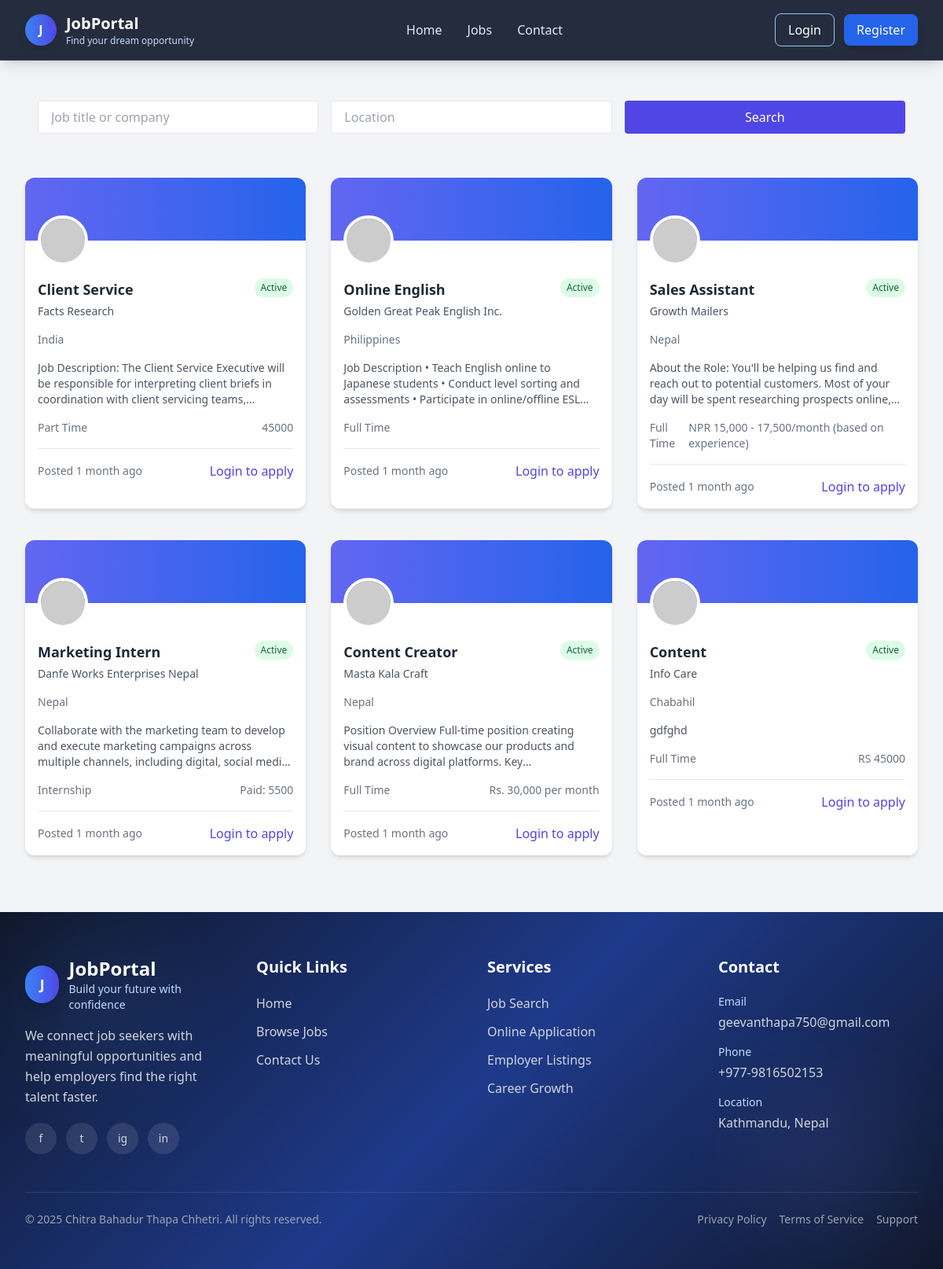
Screenshot of /jobs/ with the database file from the repository.
### jobs/models.py (models this page shows, shortened)
class Job(models.Model):
    JOB_TYPE_CHOICES = (
        ('FT', 'Full Time'),
        ('PT', 'Part Time'),
        ('IN', 'Internship'),
        ('CT', 'Contract'),
    )
    title = models.CharField(max_length=200)
    company_name = models.CharField(max_length=200)
    location = models.CharField(max_length=200)
    job_type = models.CharField(max_length=2, choices=JOB_TYPE_CHOICES)
    salary = models.CharField(max_length=100, blank=True, null=True)
    description = models.TextField()
    requirements = models.TextField()
    posted_by = models.ForeignKey(User, on_delete=models.CASCADE)
    posted_at = models.DateTimeField(auto_now_add=True)
    is_active = models.BooleanField(default=True)
    featured = models.BooleanField(default=False)

### jobs/views.py (the view)
# urls.py: path('jobs/', views.job_list, name='job_list'),
def job_list(request):
    query = request.GET.get('q', '')
    location = request.GET.get('location', '')
    jobs = Job.objects.filter(is_active=True)
    if query:
        jobs = jobs.filter(
            Q(title__icontains=query) |
            Q(company_name__icontains=query)
        )
    if location:
        jobs = jobs.filter(location__icontains=location)
    applied_jobs = []
    if request.user.is_authenticated:
        applied_jobs = JobApplication.objects.filter(
            user=request.user
        ).values_list('job_id', flat=True)
    return render(request, 'jobs/job_list.html', {
        'jobs': jobs,
        'query': query,
        'location': location,
        'applied_jobs': applied_jobs
    })

### jobs/context_processors.py (called while the page is built)
def user_profile(request):
    if request.user.is_authenticated:
        profile, _ = Profile.objects.get_or_create(user=request.user)
        return {'profile': profile}
    return {}

### jobs/templates/jobs/job_list.html (shortened to what this page needs)
{% extends 'jobs/base.html' %}
{% block content %}
<div class="max-w-7xl mx-auto mt-12 mb-12 px-4">
    <form method="get" class="mb-6 grid grid-cols-1 md:grid-cols-3 gap-4">
        <input
            type="text"
            name="q"
            placeholder="Job title or company"
            value="{{ query }}"
            class="px-4 py-2 border rounded"
        >
        <input
            type="text"
            name="location"
            placeholder="Location"
            value="{{ location }}"
            class="px-4 py-2 border rounded"
        >
        <button
            type="submit"
            class="bg-indigo-600 text-white px-4 py-2 rounded hover:bg-indigo-700">
            Search
        </button>
    </form>
</div>
<div class="grid md:grid-cols-2 lg:grid-cols-3 gap-8">
    {% for job in jobs %}
    <div class="job-card bg-white dark:bg-gray-800 rounded-xl shadow-md overflow-hidden hover:shadow-lg transition-shadow duration-300 mt-2">
        <div class="relative h-20 bg-gradient-to-r from-indigo-500 to-blue-600">
            <img
                class="absolute -bottom-8 left-4 w-16 h-16 rounded-full border-4 border-white dark:border-gray-800 object-cover"
                src="https://ui-avatars.com/api/?name={{ job.company_name }}&background=0D8ABC&color=fff"
                alt="{{ job.company_name }}"
            >
        </div>
        <div class="pt-12 px-4 pb-4">
            <div class="flex justify-between items-start">
                <div>
                    <h3 class="font-bold text-lg dark:text-white">{{ job.title }}</h3>
                    <p class="text-sm font-medium text-gray-600 dark:text-gray-300 mt-1">
                        {{ job.company_name }}
                    </p>
                </div>
                {% if job.is_active %}
                <span class="text-xs bg-green-100 text-green-800 px-2 py-1 rounded-full">
                    Active
                </span>
                {% endif %}
            </div>
            <div class="mt-4 flex items-center text-sm text-gray-500 dark:text-gray-400">
                <span>{{ job.location }}</span>
            </div>
            <p class="mt-4 text-sm text-gray-600 dark:text-gray-300 line-clamp-3">
                {{ job.description }}
            </p>
            <div class="mt-4 flex items-center justify-between">
                <span class="text-sm text-gray-500 dark:text-gray-400">
                    {{ job.get_job_type_display }}
                </span>
                {% if job.salary %}
                <span class="text-sm text-gray-500 dark:text-gray-400">
                    {{ job.salary }}
                </span>
                {% endif %}
            </div>
            <div class="mt-4 pt-4 border-t border-gray-200 dark:border-gray-700 flex items-center justify-between">
                <span class="text-sm text-gray-500 dark:text-gray-400">
                    Posted {{ job.posted_at|timesince }} ago
                </span>
                {% if not user.is_authenticated %}
                    <a href="{% url 'login' %}" class="text-indigo-600 font-medium">
                        Login to apply
                    </a>
                {% elif job.id in applied_jobs %}
                    <span class="text-green-600 font-semibold">
                        Applied
                    </span>
                {% elif user.is_staff or user.is_superuser %}
        <a href="{% url 'edit_job' job.id %}"
           class="bg-blue-600 hover:bg-blue-700 text-white px-3 py-1 rounded">
            Edit
        </a>
                {% else %}
                    <a href="{% url 'apply_job' job.id %}"
                       class="px-4 py-2 bg-indigo-600 text-white rounded hover:bg-indigo-700">
                        Apply
                    </a>
                {% endif %}
            </div>
        </div>
    </div>
    {% endfor %}
</div>
{% endblock %}

### jobs/templates/jobs/base.html (shortened to what this page needs)
<!doctype html>
<html lang="en">
  <head>
    <script src="https://cdn.tailwindcss.com"></script>
  </head>
  <body class="bg-gray-100 text-gray-800">
    <nav
      x-data="{ isOpen: false, profileOpen: false }"
      class="fixed top-0 left-0 w-full z-50 border-b border-blue-400/20 nav-glass shadow-lg"
    >
      <div class="max-w-7xl mx-auto px-4 sm:px-6 lg:px-8">
        <div class="flex items-center justify-between py-4">
          <a href="{% url 'home' %}" class="flex items-center gap-3">
            <div class="w-10 h-10 rounded-full bg-gradient-to-r from-blue-500 to-indigo-600 flex items-center justify-center text-white font-bold shadow-lg">
              J
            </div>
            <div>
              <h1 class="text-lg sm:text-xl font-bold text-white leading-tight">JobPortal</h1>
              <p class="text-xs text-blue-200 hidden sm:block">Find your dream opportunity</p>
            </div>
          </a>
          <div class="hidden md:flex items-center space-x-8">
            <a href="{% url 'home' %}" class="text-blue-100 hover:text-white font-medium transition">Home</a>
            <a href="{% url 'job_list' %}" class="text-blue-100 hover:text-white font-medium transition">Jobs</a>
            <a href="{% url 'contact' %}" class="text-blue-100 hover:text-white font-medium transition">Contact</a>
          </div>
          <div class="flex items-center gap-3 sm:gap-4">
            {% if user.is_authenticated %}
            <div class="relative">
              <button
                @click="profileOpen = !profileOpen"
                class="flex items-center gap-2 sm:gap-3 focus:outline-none bg-white/10 hover:bg-white/20 px-2 sm:px-3 py-2 rounded-full transition"
              >
                <img
                  src="{% if profile and profile.photo %}{{ profile.photo.url }}{% else %}https://ui-avatars.com/api/?name={{ user.get_full_name|default:user.username }}{% endif %}"
                  class="w-9 h-9 rounded-full object-cover border-2 border-white/60"
                  alt="Profile"
                />
                <span class="hidden sm:inline text-white font-medium max-w-[120px] truncate">
                  {{ user.first_name|default:user.username }}
                </span>
                <svg class="w-4 h-4 text-white hidden sm:block" fill="none" stroke="currentColor" viewBox="0 0 24 24">
                  <path stroke-linecap="round" stroke-linejoin="round" stroke-width="2" d="M19 9l-7 7-7-7"></path>
                </svg>
              </button>
              <div
                x-show="profileOpen"
                x-cloak
                @click.away="profileOpen = false"
                x-transition
                class="absolute right-0 mt-3 w-56 bg-white rounded-2xl shadow-2xl border border-gray-100 overflow-hidden"
              >
                <div class="px-4 py-3 border-b bg-gray-50">
                  <p class="font-semibold text-gray-800 truncate">{{ user.get_full_name|default:user.username }}</p>
                  <p class="text-sm text-gray-500 truncate">{{ user.email }}</p>
                </div>
                {% if user.is_staff %}
                <a
                  href="{% url 'admin_dashboard' %}"
                  class="block px-4 py-3 text-gray-700 hover:bg-blue-50 hover:text-blue-700 transition"
                >
                  Admin Dashboard
                </a>
                {% else %}
                <a
                  href="{% url 'profile' %}"
                  class="block px-4 py-3 text-gray-700 hover:bg-blue-50 hover:text-blue-700 transition"
                >
                  Profile
                </a>
                <a
                  href="{% url 'edit_profile' %}"
                  class="block px-4 py-3 text-gray-700 hover:bg-blue-50 hover:text-blue-700 transition"
                >
                  Edit Profile
                </a>
                <a
                  href="{% url 'my_jobs' %}"
                  class="block px-4 py-3 text-gray-700 hover:bg-blue-50 hover:text-blue-700 transition"
                >
                  My Applications
                </a>
                {% endif %}
                <a
                  href="{% url 'logout' %}"
                  class="block px-4 py-3 text-red-600 hover:bg-red-50 transition"
                >
                  Logout
                </a>
              </div>
            </div>
            {% else %}
            <div class="hidden sm:flex items-center gap-3">
              <a
                href="{% url 'login' %}"
                class="px-4 py-2 rounded-lg border border-blue-300 text-white hover:bg-white hover:text-blue-800 transition font-medium"
              >
                Login
              </a>
              <a
                href="{% url 'register' %}"
                class="px-4 py-2 rounded-lg bg-blue-600 text-white hover:bg-blue-700 transition font-medium shadow-lg"
              >
                Register
              </a>
            </div>
            {% endif %}
          </div>
        </div>
      </div>
    </nav>
    <main class="max-w-7xl mx-auto mt-28 sm:mt-32 px-4 sm:px-6 lg:px-8 min-h-[60vh]">
      {% block content %}{% endblock %}
    </main>
    <footer class="footer-gradient text-gray-300 mt-16 relative overflow-hidden">
      <div class="absolute inset-0 opacity-10">
        <div class="absolute top-10 left-10 w-40 h-40 bg-blue-400 rounded-full blur-3xl"></div>
        <div class="absolute bottom-10 right-10 w-52 h-52 bg-indigo-400 rounded-full blur-3xl"></div>
      </div>
      <div class="relative max-w-7xl mx-auto px-4 sm:px-6 lg:px-8 py-14">
        <div class="grid grid-cols-1 sm:grid-cols-2 lg:grid-cols-4 gap-10">
          <div class="sm:col-span-2 lg:col-span-1">
            <div class="flex items-center gap-3 mb-4">
              <div class="w-12 h-12 rounded-full bg-gradient-to-r from-blue-500 to-indigo-600 flex items-center justify-center text-white font-bold text-lg shadow-lg">
                J
              </div>
              <div>
                <h2 class="text-2xl font-bold text-white">JobPortal</h2>
                <p class="text-sm text-blue-200">Build your future with confidence</p>
              </div>
            </div>
            <p class="text-gray-300 leading-relaxed mb-5">
              We connect job seekers with meaningful opportunities and help employers find the right talent faster.
            </p>
            <div class="flex items-center gap-3">
              <a href="#" class="social-icon w-10 h-10 rounded-full bg-white/10 hover:bg-blue-600 flex items-center justify-center">
                <span class="text-sm">f</span>
              </a>
              <a href="#" class="social-icon w-10 h-10 rounded-full bg-white/10 hover:bg-sky-500 flex items-center justify-center">
                <span class="text-sm">t</span>
              </a>
              <a href="#" class="social-icon w-10 h-10 rounded-full bg-white/10 hover:bg-pink-600 flex items-center justify-center">
                <span class="text-sm">ig</span>
              </a>
              <a href="#" class="social-icon w-10 h-10 rounded-full bg-white/10 hover:bg-blue-700 flex items-center justify-center">
                <span class="text-sm">in</span>
              </a>
            </div>
          </div>
          <div>
            <h3 class="text-xl font-semibold text-white mb-5">Quick Links</h3>
            <ul class="space-y-3">
              <li><a href="{% url 'home' %}" class="footer-link text-gray-300 hover:text-white inline-block">Home</a></li>
              <li><a href="{% url 'job_list' %}" class="footer-link text-gray-300 hover:text-white inline-block">Browse Jobs</a></li>
              <li><a href="{% url 'contact' %}" class="footer-link text-gray-300 hover:text-white inline-block">Contact Us</a></li>
            </ul>
          </div>
          <div>
            <h3 class="text-xl font-semibold text-white mb-5">Services</h3>
            <ul class="space-y-3">
              <li class="text-gray-300">Job Search</li>
              <li class="text-gray-300">Online Application</li>
              <li class="text-gray-300">Employer Listings</li>
              <li class="text-gray-300">Career Growth</li>
            </ul>
          </div>
          <div>
            <h3 class="text-xl font-semibold text-white mb-5">Contact</h3>
            <div class="space-y-4">
              <div>
                <p class="text-sm text-blue-200 mb-1">Email</p>
                <p class="text-gray-300 break-all">geevanthapa750@gmail.com</p>
              </div>
              <div>
                <p class="text-sm text-blue-200 mb-1">Phone</p>
                <p class="text-gray-300">+977-9816502153</p>
              </div>
              <div>
                <p class="text-sm text-blue-200 mb-1">Location</p>
                <p class="text-gray-300">Kathmandu, Nepal</p>
              </div>
            </div>
          </div>
        </div>
        <div class="border-t border-white/10 mt-12 pt-6 flex flex-col md:flex-row items-center justify-between gap-4 text-sm text-gray-400">
          <p class="text-center md:text-left">
            &copy; 2025 Chitra Bahadur Thapa Chhetri. All rights reserved.
          </p>
          <div class="flex flex-wrap justify-center gap-4">
            <a href="#" class="hover:text-white transition">Privacy Policy</a>
            <a href="#" class="hover:text-white transition">Terms of Service</a>
            <a href="#" class="hover:text-white transition">Support</a>
          </div>
        </div>
      </div>
    </footer>
  </body>
</html>

### jobs/templates/jobs/base.html (style rules this page uses)
html { scroll-behavior: smooth; }
body { min-height: 100vh; }
.footer-gradient { background: linear-gradient(135deg, #0f172a 0%, #1e3a8a 50%, #0f172a 100%); }
.nav-glass { background: rgba(15, 23, 42, 0.9); backdrop-filter: blur(14px); }
.footer-link { transition: all 0.3s ease; }
.social-icon { transition: all 0.3s ease; }

### rows the page displays
Job: title "Client Service", company_name "Facts Research", is_active "Active", location "India", description "Job Description: The Client Service Executive will be responsible for interpreting client briefs in coordination with client servicing…", job_type "Part Time", salary "45000", posted_at "1 month"
Job: title "Online English", company_name "Golden Great Peak English Inc.", is_active "Active", location "Philippines", description "Job Description • Teach English online to Japanese students • Conduct level sorting and assessments • Participate in online/offline…", job_type "Full Time", posted_at "1 month"
Job: title "Sales Assistant", company_name "Growth Mailers", is_active "Active", location "Nepal", description "About the Role: You'll be helping us find and reach out to potential customers. Most of your day will be spent researching prospects…", job_type "Full Time", salary "NPR 15,000 - 17,500/month (based on experience)", posted_at "1 month"
Job: title "Marketing Intern", company_name "Danfe Works Enterprises Nepal", is_active "Active", location "Nepal", description "Collaborate with the marketing team to develop and execute marketing campaigns across multiple channels, including digital, social…", job_type "Internship", salary "Paid: 5500", posted_at "1 month"
Job: title "Content Creator", company_name "Masta Kala Craft", is_active "Active", location "Nepal", description "Position Overview Full-time position creating visual content to showcase our products and brand across digital platforms.…", job_type "Full Time", salary "Rs. 30,000 per month", posted_at "1 month"
Job: title "Content", company_name "Info Care", is_active "Active", location "Chabahil", description "gdfghd", job_type "Full Time", salary "RS 45000", posted_at "1 month"
